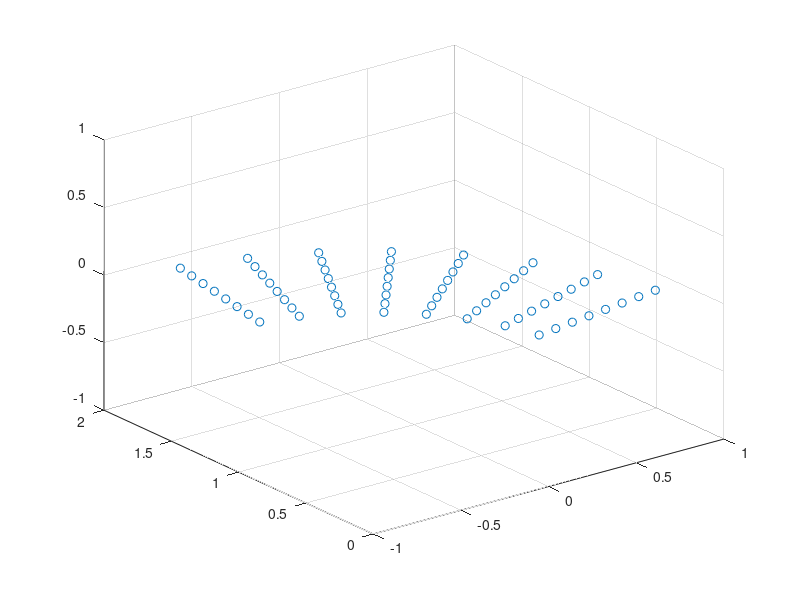

This figure's MATLAB source:
 points=[
  9.423093623590573E-002  0.192941855020497       0.000000000000000E+000
  4.410284873052694E-002  0.380022555261351       0.000000000000000E+000
 -3.774993972869051E-002  0.555556228245158       0.000000000000000E+000
 -0.148839745402148       0.714208738554414       0.000000000000000E+000
 -0.285791261445586       0.851160254597852       0.000000000000000E+000
 -0.444443771754842       0.962250060271309       0.000000000000000E+000
 -0.619977444738649        1.04410284873053       0.000000000000000E+000
 -0.807058144979503        1.09423093623591       0.000000000000000E+000
  0.203654003846554       0.212236188049524       0.000000000000000E+000
  0.148513133603580       0.418024810787486       0.000000000000000E+000
  5.847521610131649E-002  0.611111591603631       0.000000000000000E+000
 -6.372371994236305E-002  0.785629612409856       0.000000000000000E+000
 -0.214370387590144       0.936276280057637       0.000000000000000E+000
 -0.388888408396369        1.05847521610132       0.000000000000000E+000
 -0.581975189212514        1.14851313360358       0.000000000000000E+000
 -0.787763811950476        1.20365400384655       0.000000000000000E+000
  0.313077071457202       0.231530521078551       0.000000000000000E+000
  0.252923418476632       0.456027066313621       0.000000000000000E+000
  0.154700371931324       0.666666954962104       0.000000000000000E+000
  2.139230551742230E-002  0.857050486265297       0.000000000000000E+000
 -0.142949513734703        1.02139230551742       0.000000000000000E+000
 -0.333333045037896        1.15470037193132       0.000000000000000E+000
 -0.543972933686379        1.25292341847663       0.000000000000000E+000
 -0.768469478921448        1.31307707145720       0.000000000000000E+000
  0.422500139067851       0.250824854107579       0.000000000000000E+000
  0.357333703349685       0.494029321839756       0.000000000000000E+000
  0.250925527761331       0.722222318320576       0.000000000000000E+000
  0.106508330977207       0.928471360120739       0.000000000000000E+000
 -7.152863987926131E-002   1.10650833097721       0.000000000000000E+000
 -0.277777681679423        1.25092552776133       0.000000000000000E+000
 -0.505970678160244        1.35733370334969       0.000000000000000E+000
 -0.749175145892421        1.42250013906785       0.000000000000000E+000
  0.531923206678499       0.270119187136606       0.000000000000000E+000
  0.461743988222738       0.532031577365891       0.000000000000000E+000
  0.347150683591338       0.777777681679049       0.000000000000000E+000
  0.191624356436993       0.999892233976180       0.000000000000000E+000
 -1.077660238198441E-004   1.19162435643699       0.000000000000000E+000
 -0.222222318320951        1.34715068359134       0.000000000000000E+000
 -0.467968422634109        1.46174398822274       0.000000000000000E+000
 -0.729880812863394        1.53192320667850       0.000000000000000E+000
  0.641346274289148       0.289413520165633       0.000000000000000E+000
  0.566154273095790       0.570033832892026       0.000000000000000E+000
  0.443375839421345       0.833333045037522       0.000000000000000E+000
  0.276740381896778        1.07131310783162       0.000000000000000E+000
  7.131310783162154E-002   1.27674038189678       0.000000000000000E+000
 -0.166666954962478        1.44337583942134       0.000000000000000E+000
 -0.429966167107974        1.56615427309579       0.000000000000000E+000
 -0.710586479834367        1.64134627428915       0.000000000000000E+000
  0.750769341899796       0.308707853194661       0.000000000000000E+000
  0.670564557968843       0.608036088418161       0.000000000000000E+000
  0.539600995251352       0.888888408395995       0.000000000000000E+000
  0.361856407356563        1.14273398168706       0.000000000000000E+000
  0.142733981687063        1.36185640735656       0.000000000000000E+000
 -0.111111591604005        1.53960099525135       0.000000000000000E+000
 -0.391963911581839        1.67056455796884       0.000000000000000E+000
 -0.691292146805339        1.75076934189980       0.000000000000000E+000
  0.860192409510444       0.328002186223688       0.000000000000000E+000
  0.774974842841896       0.646038343944296       0.000000000000000E+000
  0.635826151081359       0.944443771754468       0.000000000000000E+000
  0.446972432816348        1.21415485554250       0.000000000000000E+000
  0.214154855542504        1.44697243281635       0.000000000000000E+000
 -5.555622824553208E-002   1.63582615108136       0.000000000000000E+000
 -0.353961656055704        1.77497484284190       0.000000000000000E+000
 -0.671997813776312        1.86019240951044       0.000000000000000E+000
 ]
scatter3(points(1:64,1),points(1:64,2),points(1:64,3))
